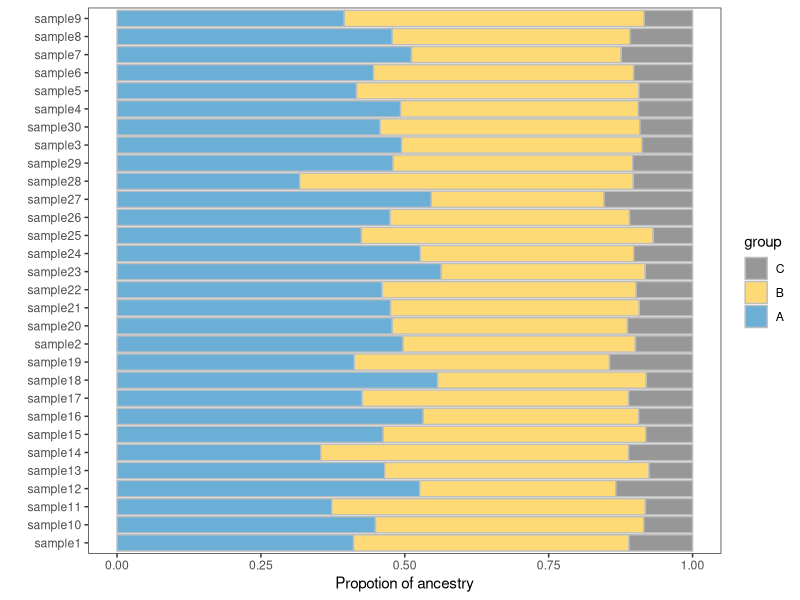
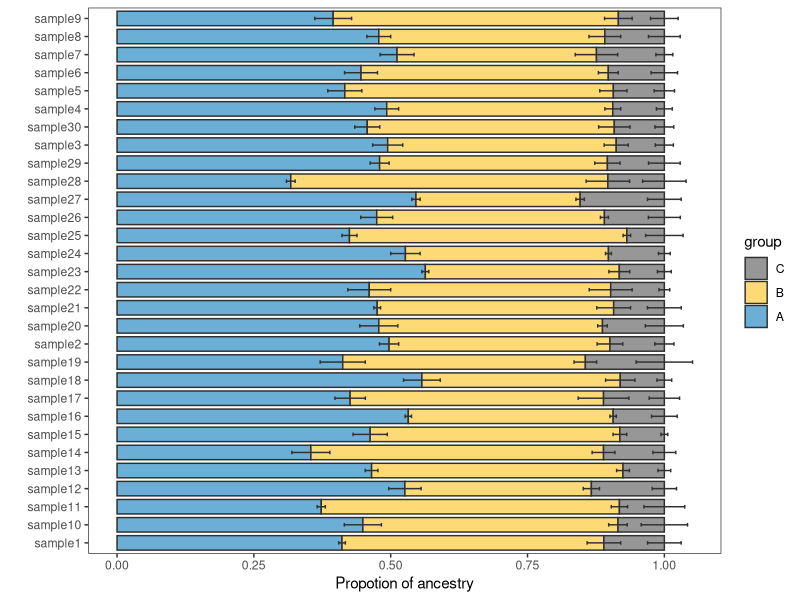
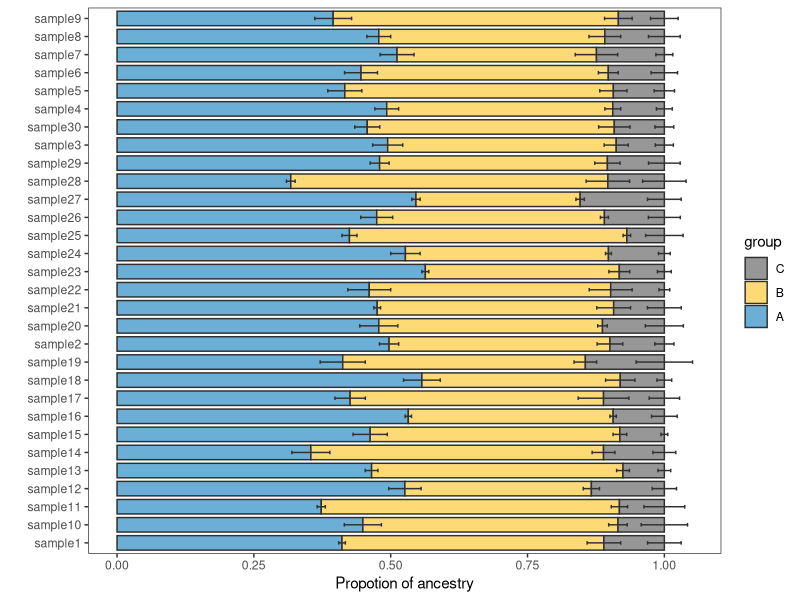

Write the R code that produced these figures, in order.
# =============================================================================
# 祖先成分百分比柱加误差棒
# organized：线性脚本 + 中文分节；路径相对本条目目录
# =============================================================================
# =============================================================================


script_dir <- tryCatch(
  dirname(normalizePath(sys.frame(1)$ofile)),
  error = function(e) {
    args <- commandArgs(trailingOnly = FALSE)
    file_arg <- grep("^--file=", args, value = TRUE)
    if (length(file_arg)) dirname(normalizePath(sub("^--file=", "", file_arg))) else normalizePath(getwd())
  }
)
root <- if (basename(script_dir) == "code") dirname(script_dir) else script_dir
# 数据路径：file.path(root, "data", ...)
out_dir <- file.path(root, "output", "figures")
dir.create(out_dir, recursive = TRUE, showWarnings = FALSE)

############ 百分比柱状图+误差棒 #############

suppressPackageStartupMessages({
  library(ggplot2)
  library(dplyr)
  library(tidyr)
  library(readr)
  library(tibble)
  library(stringr)
  library(forcats)
})

library(ggplot2)

# 构建模拟数据：
data <- data.frame(
  sample = paste0("sample", 1:30),
  A = sample(40:100, 30, replace = T),
  B = sample(30:80, 30, replace = T),
  C = sample(10:20, 30, replace = T))

# 这里的数值假定为均值：
data_long <- data %>%
  pivot_longer(cols = !sample,
               names_to = "group",
               values_to = "mean_value")

# 随机构建标准差数据，当然你也可以认为是四分位间距：
data_long$sd <- sample(1:5, 90, replace = T)
data_long$max_value <- data_long$mean_value + data_long$sd
data_long$min_value <- data_long$mean_value - data_long$sd

head(data_long)
# # A tibble: 6 × 6
#   sample  group mean_value    sd max_value min_value
#   <chr>   <chr>      <int> <int>     <int>     <int>
# 1 sample1 A             88     5        93        83
# 2 sample1 B             62     5        67        57
# 3 sample1 C              5     3         8         2
# 4 sample2 A             69     2        71        67
# 5 sample2 B             47     3        50        44
# 6 sample2 C              6     2         8         4


########### 绘图 #############
data_long$group <- factor(data_long$group, levels = c(LETTERS[3:1]))


ggplot(data_long,aes(sample, mean_value, fill = group))+
  # 绘制百分比柱状图：
  geom_bar(aes(sample, mean_value, fill = group),
           stat = "identity", position = "fill", color = "grey")+
  # 修改颜色模式：
  scale_fill_manual(values = c("#979797", "#feda77", "#6bafd7"))+
  # 修改坐标轴标签：
  ylab("Propotion of ancestry")+
  xlab("")+
  # 主题调整：
  theme_bw()+
  theme(panel.grid = element_blank())+
  # 翻转坐标轴：
  coord_flip()


########### 误差棒添加 -------------
# 这里比较有意思的就是误差棒不能直接用position = fill去修改，
# 你们可以自己尝试一下，我们需要先进行百分比转换；
for (i in 1:30) {
  for (j in 2:3) {
    data_long$max_value[(i-1)*3+j] <- sum(data_long$mean_value[((i-1)*3+1):((i-1)*3+j-1)])+data_long$max_value[(i-1)*3+j]
    data_long$min_value[(i-1)*3+j] <- sum(data_long$mean_value[((i-1)*3+1):((i-1)*3+j-1)])+data_long$min_value[(i-1)*3+j]
  }
}

data_long <- data_long %>%
  group_by(sample) %>%
  mutate(max_propotion = max_value/sum(mean_value),
         min_propotion = min_value/sum(mean_value))



ggplot(data_long,aes(sample, fill = group))+
  # 绘制百分比柱状图：
  geom_bar(aes(sample, mean_value, fill = group), width = 0.8,
           stat = "identity", position = "fill", color = "#303030")+
  geom_errorbar(aes(ymin = min_propotion, ymax = max_propotion),
                color = "#303030", width = 0.2)+
  # 修改颜色模式：
  scale_fill_manual(values = c("#979797", "#feda77", "#6bafd7"))+
  # 修改坐标轴标签：
  ylab("Propotion of ancestry")+
  xlab("")+
  # 主题调整：
  theme_bw()+
  theme(panel.grid = element_blank())+
  # 翻转坐标轴：
  coord_flip()

ragg::agg_png(file.path(out_dir, "ancestry_bar.png"), width = 5, height = 10, units = "in", res = 300)
print(last_plot())
dev.off()
file.copy(file.path(out_dir, "ancestry_bar.png"), file.path(root, "preview.png"), overwrite = TRUE)
ggsave(file.path(out_dir, "ancestry_bar.pdf"), last_plot(), width = 5, height = 10)
